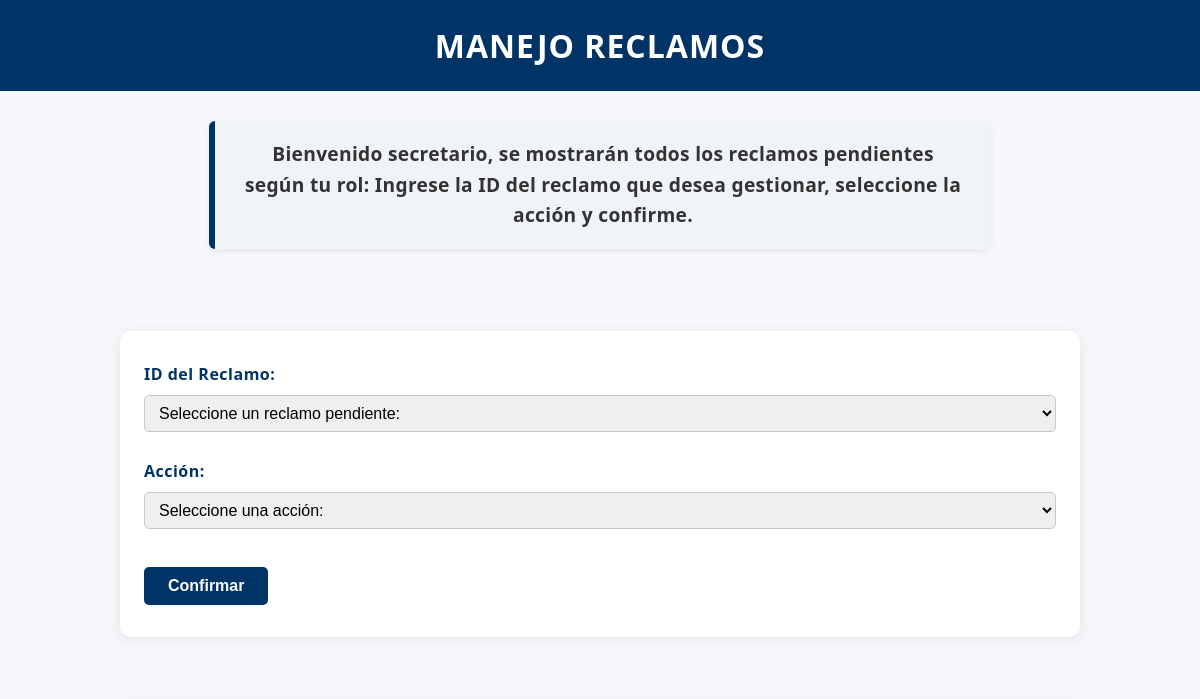
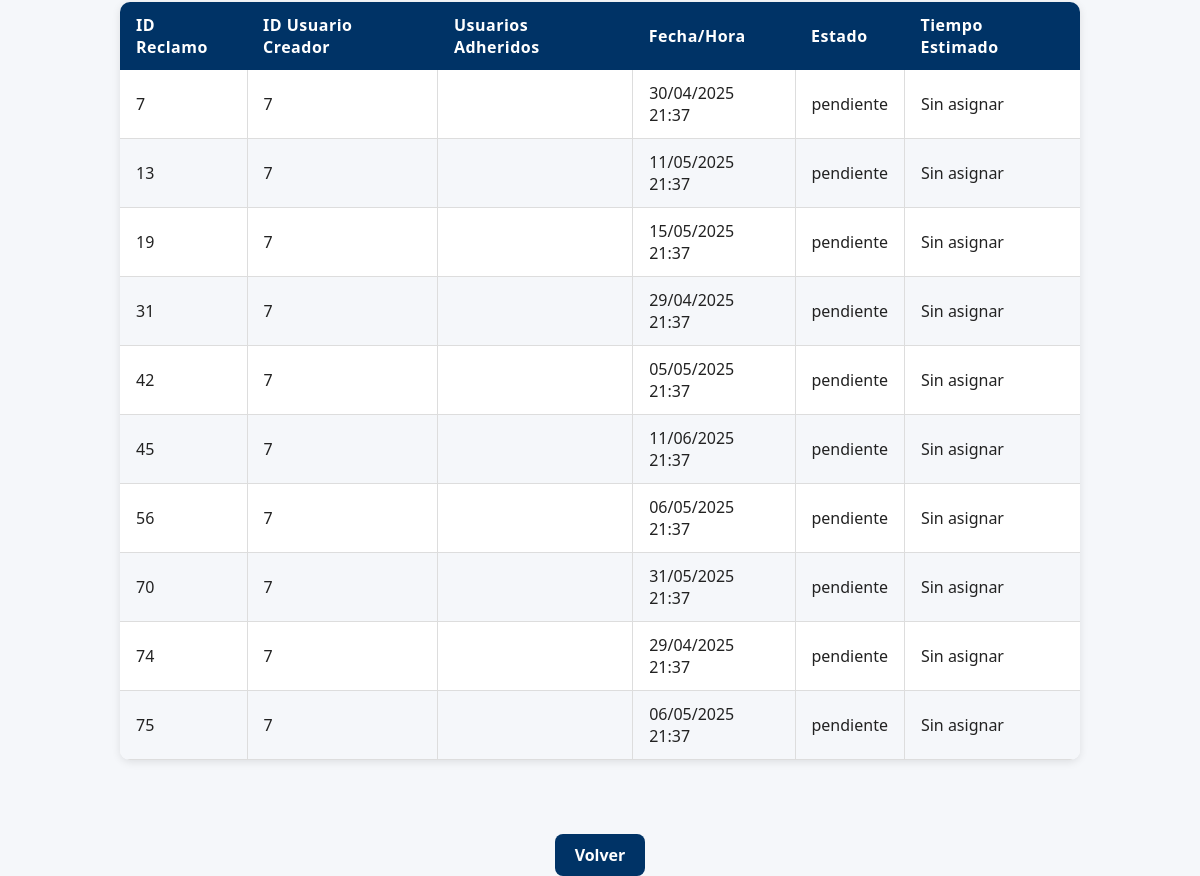
Before: /manejar_reclamos (signed in) with the older database file (2 pictures, top to bottom).
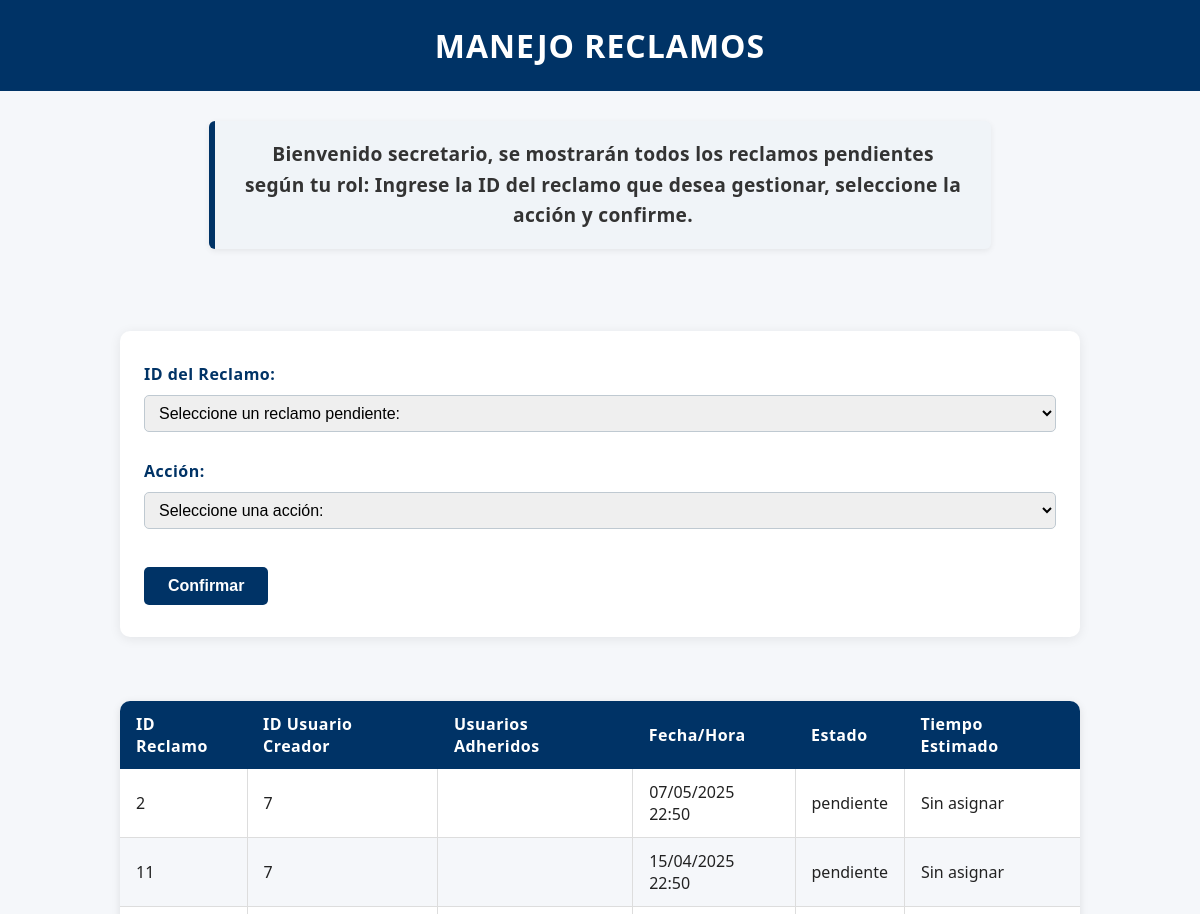
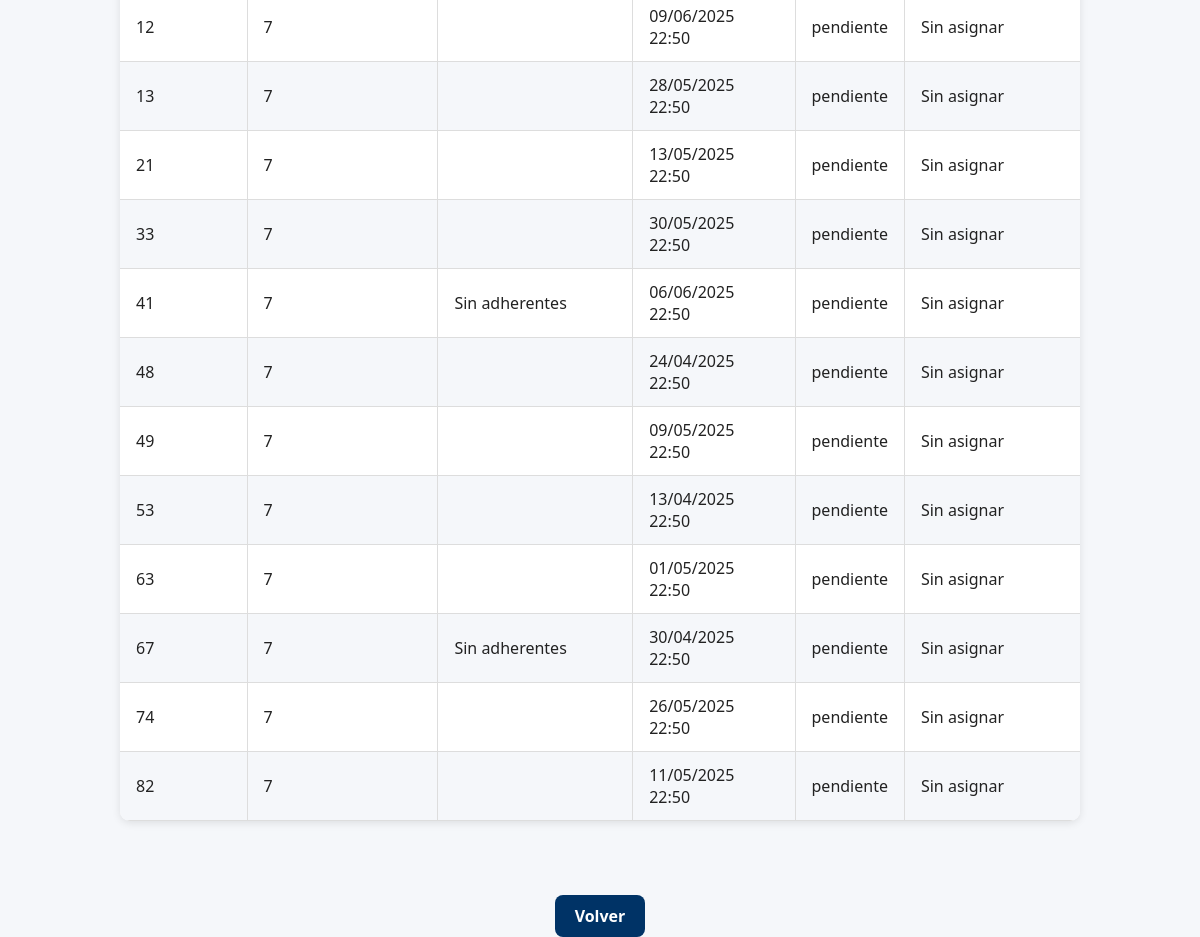
After: the same page with the newer database file (2 pictures, top to bottom).
### modules/modelos.py (models this page shows)
class Base(DeclarativeBase):
    pass

class ModeloReclamo(Base):
    __tablename__ = 'reclamos'
    id = Column(Integer, primary_key=True)
    estado = Column(String, default="pendiente")
    fecha_hora = Column(DateTime, default=datetime.utcnow)
    contenido = Column(String)
    usuario_id = Column(Integer, ForeignKey('usuarios.id'))
    departamento = Column(String)
    clasificacion = Column(String)
    cantidad_adherentes = Column(Integer, default=1) #Se contabiliza como adherente el usuario que crea el reclamo
    tiempo_estimado = Column(Integer,default=0) #Solo se cambia cuando el reclamo pasa de pendiente -->en proceso
    usuarios = relationship(
        "ModeloUsuario",
        secondary=usuarios_reclamos,
        back_populates="reclamos"
    )
    usuario = relationship("ModeloUsuario", foreign_keys=[usuario_id], backref="reclamos_creados")

### server.py (the view, shortened to what this page needs)
@app.route("/manejar_reclamos", methods=["GET", "POST"])
@login_required
def manejo_reclamos():
    rol = current_user.rol
    if rol not in ['1','2','3','4']:
        flash("No tienes permisos para acceder.","danger")
        return redirect(url_for('index'))
    reclamos = repo_reclamos.obtener_todos_los_registros(usuario_id=current_user.id)
    selected_id = None
    return render_template(
        'manejo_reclamos.html',
        reclamos=reclamos,
        usuario=current_user,
        selected_id=selected_id
    )

### modules/login.py (called while the page is built)
    @property
    def is_authenticated(self):
        return True

### modules/repositorio.py (called while the page is built)
    def obtener_registro_por_filtro(self, campo, valor, campo2=None, valor2=None):
        query = self.__session.query(ModeloUsuario).filter(getattr(ModeloUsuario, campo) == valor)
        if campo2 and valor2:
            query = query.filter(getattr(ModeloUsuario, campo2) == valor2)
        modelo = query.first()
        if modelo:
            return self.__map_modelo_a_entidad(modelo)
        return None

    def __map_modelo_a_entidad(self, modelo: ModeloUsuario):
        return Usuario(
            nombre=modelo.nombre,
            apellido=modelo.apellido,
            email=modelo.email,
            nombre_de_usuario=modelo.nombre_de_usuario,
            contraseña=modelo.contraseña,
            rol=modelo.rol,
            claustro=modelo.claustro,
            id=modelo.id
        )

    def obtener_todos_los_registros(self, usuario_id):
        return self.__session.query(ModeloReclamo).filter_by(usuario_id=usuario_id).all()

### modules/usuarios.py (called while the page is built)
    @property
    def nombre(self):
        return self.__nombre

    @property
    def apellido(self):
        return self.__apellido

    @property
    def rol(self):
        return self.__rol

### templates/manejo_reclamos.html (shortened to what this page needs)
<!DOCTYPE html>
<html lang="es">
<head>
    <link rel="stylesheet" href="{{ url_for('static', filename='style.css') }}">
</head>
<body class="pagina-manejo-reclamos">
    <header class="header-principal">
        <h1 class="titulo-principal">MANEJO RECLAMOS</h1>
        <div class="saludo">
            Bienvenido {{ current_user.nombre_de_usuario }}, se mostrarán todos los reclamos pendientes según tu rol:
            Ingrese la ID del reclamo que desea gestionar, seleccione la acción y confirme.
        </div>
    </header>
    <main class="contenedor-manejo">
        <div class="formulario-contenedor">
            <form class="formulario-manejo" action="{{ url_for('manejo_reclamos') }}" method="POST">
                <div class="form-group">
                    <label for="reclamo_id">ID del Reclamo:</label>
                    <select id="reclamo_id" name="reclamo_id" required>
                        <option value="" disabled selected>Seleccione un reclamo pendiente:</option>
                    </select>
                </div>
                <div class="form-group">
                    <label for="accion">Acción:</label>
                    <select id="accion" name="accion" required>
                        <option value="" disabled selected>Seleccione una acción:</option>
                    </select>
                </div>
                <button type="submit">Confirmar</button>
            </form>
        </div>
        <div>
            <table class="tabla-reclamos">
                <thead>
                    <tr>
                        <th>ID Reclamo</th>
                        <th>ID Usuario Creador</th>
                        <th>Usuarios Adheridos</th>
                        <th>Fecha/Hora</th>
                        <th>Estado</th>
                        <th>Tiempo Estimado</th>
                    </tr>
                </thead>
                <tbody>
                    {% for reclamo in reclamos if reclamo.estado == 'pendiente' %}
                        <tr>
                            <td>{{ reclamo.id }}</td>
                            <td>{{ reclamo.usuario_id }}</td>
                            <td>
                                {% if reclamo.cantidad_adherentes == 1 %}
                                    Sin adherentes
                                {% else %}
                                    {% for usuario in reclamo.usuarios %}
                                        {{ usuario.id }}{% if not loop.last %}, {% endif %}
                                    {% endfor %}
                                {% endif %}
                            </td>
                            <td>{{ reclamo.fecha_hora.strftime('%d/%m/%Y %H:%M') }}</td>
                            <td>{{ reclamo.estado }}</td>
                            <td>
                                {% if reclamo.tiempo_estimado == 0 %}
                                    Sin asignar
                                {% else %}
                                    {{ reclamo.tiempo_estimado }}
                                {% endif %}
                            </td>
                        </tr>
                    {% else %}
                        <tr><td colspan="6" style="text-align:center;">No hay reclamos pendientes.</td></tr>
                    {% endfor %}
                </tbody>
            </table>
        </div>
    </main>
    <div class="volver-contenedor" style="text-align: center; margin: 30px 0;">
        <a href="{{ url_for('inicio') }}" class="enlace-boton">Volver</a>
    </div>
</body>
</html>

Changed rows visible on the page:
no longer on this page (row edited): ModeloReclamo: id "7", usuario_id "7", fecha_hora "30/04/2025 21:37", estado "pendiente", tiempo_estimado "Sin asignar"
no longer on this page (row edited): ModeloReclamo: id "19", usuario_id "7", fecha_hora "15/05/2025 21:37", estado "pendiente", tiempo_estimado "Sin asignar"
no longer on this page (row edited): ModeloReclamo: id "31", usuario_id "7", fecha_hora "29/04/2025 21:37", estado "pendiente", tiempo_estimado "Sin asignar"
no longer on this page (row edited): ModeloReclamo: id "42", usuario_id "7", fecha_hora "05/05/2025 21:37", estado "pendiente", tiempo_estimado "Sin asignar"
no longer on this page (row edited): ModeloReclamo: id "45", usuario_id "7", fecha_hora "11/06/2025 21:37", estado "pendiente", tiempo_estimado "Sin asignar"
no longer on this page (row edited): ModeloReclamo: id "56", usuario_id "7", fecha_hora "06/05/2025 21:37", estado "pendiente", tiempo_estimado "Sin asignar"
no longer on this page (row edited): ModeloReclamo: id "70", usuario_id "7", fecha_hora "31/05/2025 21:37", estado "pendiente", tiempo_estimado "Sin asignar"
no longer on this page (row edited): ModeloReclamo: id "75", usuario_id "7", fecha_hora "06/05/2025 21:37", estado "pendiente", tiempo_estimado "Sin asignar"
now on this page (row edited): ModeloReclamo: id "2", usuario_id "7", fecha_hora "07/05/2025 22:50", estado "pendiente", tiempo_estimado "Sin asignar"
now on this page (row edited): ModeloReclamo: id "11", usuario_id "7", fecha_hora "15/04/2025 22:50", estado "pendiente", tiempo_estimado "Sin asignar"
now on this page (row edited): ModeloReclamo: id "12", usuario_id "7", fecha_hora "09/06/2025 22:50", estado "pendiente", tiempo_estimado "Sin asignar"
changed ModeloReclamo id 13: fecha_hora "11/05/2025 21:37" → "28/05/2025 22:50"
now on this page (row edited): ModeloReclamo: id "21", usuario_id "7", fecha_hora "13/05/2025 22:50", estado "pendiente", tiempo_estimado "Sin asignar"
now on this page (row edited): ModeloReclamo: id "33", usuario_id "7", fecha_hora "30/05/2025 22:50", estado "pendiente", tiempo_estimado "Sin asignar"
now on this page (row edited): ModeloReclamo: id "41", usuario_id "7", cantidad_adherentes "Sin adherentes", fecha_hora "06/06/2025 22:50", estado "pendiente", tiempo_estimado "Sin asignar"
now on this page (row edited): ModeloReclamo: id "48", usuario_id "7", fecha_hora "24/04/2025 22:50", estado "pendiente", tiempo_estimado "Sin asignar"
now on this page (row edited): ModeloReclamo: id "49", usuario_id "7", fecha_hora "09/05/2025 22:50", estado "pendiente", tiempo_estimado "Sin asignar"
now on this page (row edited): ModeloReclamo: id "53", usuario_id "7", fecha_hora "13/04/2025 22:50", estado "pendiente", tiempo_estimado "Sin asignar"
now on this page (row edited): ModeloReclamo: id "63", usuario_id "7", fecha_hora "01/05/2025 22:50", estado "pendiente", tiempo_estimado "Sin asignar"
now on this page (row edited): ModeloReclamo: id "67", usuario_id "7", cantidad_adherentes "Sin adherentes", fecha_hora "30/04/2025 22:50", estado "pendiente", tiempo_estimado "Sin asignar"
changed ModeloReclamo id 74: fecha_hora "29/04/2025 21:37" → "26/05/2025 22:50"
now on this page (row edited): ModeloReclamo: id "82", usuario_id "7", fecha_hora "11/05/2025 22:50", estado "pendiente", tiempo_estimado "Sin asignar"
